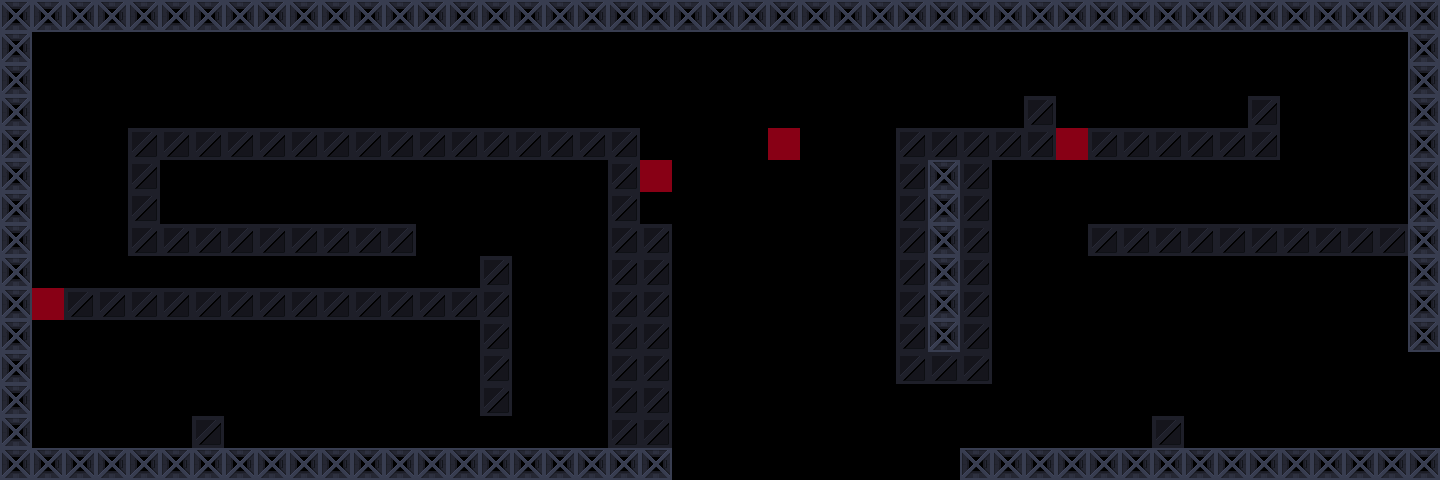

Below is a game level as drawn by its tile map, then a one-line description and the .tmx file that defines it, in full:
An orthogonal 45x15 tile map with 32x32 px tiles, 1 tile layer (Camada de Blocos 1).

<map version="1.10" tiledversion="1.11.2" orientation="orthogonal" renderorder="right-down" width="45" height="15" tilewidth="32" tileheight="32" infinite="0" nextlayerid="2" nextobjectid="1">
 <editorsettings>
  <export target="level3.csv" format="csv" />
 </editorsettings>
 <tileset firstgid="1" source="../blocks.tsx" />
 <layer id="1" name="Camada de Blocos 1" width="45" height="15">
  <data encoding="csv">
2,2,2,2,2,2,2,2,2,2,2,2,2,2,2,2,2,2,2,2,2,2,2,2,2,2,2,2,2,2,2,2,2,2,2,2,2,2,2,2,2,2,2,2,2,
2,0,0,0,0,0,0,0,0,0,0,0,0,0,0,0,0,0,0,0,0,0,0,0,0,0,0,0,0,0,0,0,0,0,0,0,0,0,0,0,0,0,0,0,2,
2,0,0,0,0,0,0,0,0,0,0,0,0,0,0,0,0,0,0,0,0,0,0,0,0,0,0,0,0,0,0,0,0,0,0,0,0,0,0,0,0,0,0,0,2,
2,0,0,0,0,0,0,0,0,0,0,0,0,0,0,0,0,0,0,0,0,0,0,0,0,0,0,0,0,0,0,0,3,0,0,0,4,0,0,3,0,0,0,0,2,
2,0,0,0,3,3,3,3,3,3,3,3,3,3,3,3,3,3,3,3,0,0,0,0,1,0,0,0,3,3,3,3,3,1,3,3,3,3,3,3,0,0,0,0,2,
2,0,0,0,3,0,0,0,0,0,0,0,0,0,0,0,0,0,0,3,1,0,0,0,0,0,0,0,3,2,3,0,0,0,0,0,0,0,0,0,0,0,0,0,2,
2,0,0,0,3,0,0,0,0,0,0,0,0,0,0,0,0,0,0,3,0,0,0,0,0,0,0,0,3,2,3,0,0,0,0,0,0,0,0,0,0,0,0,0,2,
2,0,0,0,3,3,3,3,3,3,3,3,3,0,0,0,0,0,0,3,3,0,0,0,0,0,0,0,3,2,3,0,0,0,3,3,3,3,3,3,3,3,3,3,2,
2,0,4,0,0,0,0,0,0,0,0,0,0,0,0,3,0,0,0,3,3,0,0,0,0,0,0,0,3,2,3,0,0,0,0,0,0,0,0,0,0,0,0,0,2,
2,1,3,3,3,3,3,3,3,3,3,3,3,3,3,3,0,0,0,3,3,0,0,0,0,0,0,0,3,2,3,0,0,0,0,0,0,0,0,0,0,0,0,0,2,
2,0,0,0,0,0,0,0,0,0,0,0,0,0,0,3,0,0,0,3,3,0,0,0,0,0,0,0,3,2,3,0,0,0,0,0,0,0,0,0,0,0,0,0,2,
2,0,0,0,0,0,0,0,0,0,0,0,0,0,0,3,0,0,0,3,3,0,0,0,0,0,0,0,3,3,3,0,0,0,0,0,0,0,0,0,0,0,0,0,0,
2,0,0,0,0,0,0,0,0,0,0,0,0,0,0,3,0,0,0,3,3,0,0,0,0,0,0,0,0,0,0,0,0,0,0,0,0,0,0,0,0,0,0,0,0,
2,0,0,0,0,0,3,0,0,0,0,0,0,0,0,0,0,0,0,3,3,0,0,0,0,0,0,0,0,0,0,0,0,0,0,0,3,0,0,0,0,0,0,0,0,
2,2,2,2,2,2,2,2,2,2,2,2,2,2,2,2,2,2,2,2,2,0,0,0,0,0,0,0,0,0,2,2,2,2,2,2,2,2,2,2,2,2,2,2,2
</data>
 </layer>
</map>
